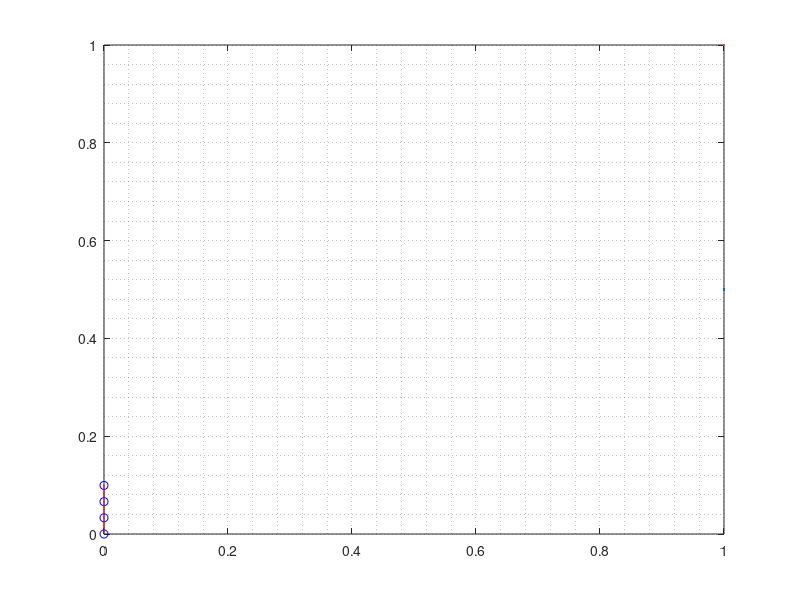

The MATLAB script that drew this image: (Note: this script raises an error after producing the figure.)
clear;

% addpath('./functions');

L  = 150e-3;                 % [m]
b  = 40e-3;                  % [m]
h  = 6e-3;                   % [m]

E = 5.0;
G = 1500;
R = 120;
GF = 2.13;

I = b*h^3/12;

m     = [1.0, 2.0, 3.0];        % [kg]
P     = m.*9.81;

mom   = P.* 0.15;               % [Nm] : 150 mm arm

def   = [2.67, 5.31, 8.40];     def = def.*1e-3;        % [m]
eout  = [0.34, 0.69, 1.08];

E1_nom = zeros(4,1);    E1_denom = zeros(4,1);
E2_nom = zeros(4,1);    E2_denom = zeros(4,1);
delta_R = zeros(3,1);   eps = zeros(3,1);   sig = zeros(3,1);

% why E1_nom = [0 E1_nom] doesn't work ?
for Idx = 2 : 4

    delta_R(Idx-1)  = 4*R*eout(Idx-1)/(E*G);
    eps(Idx-1)      = delta_R(Idx-1)/(R*GF);
    sig(Idx-1)      = mom(Idx-1) * (h/2) / I;

    E1_nom(Idx)   = P(Idx-1) * L^3;
    E1_denom(Idx) = 3 * def(Idx-1) * I;
    E2_nom(Idx)   = sig(Idx-1);
    E2_denom(Idx) = eps(Idx-1);
    
end

deg = 1;

E1_coef = polyfit(E1_denom, E1_nom, deg);
fitted_E1 = E1_coef(1) * E1_denom + E1_coef(2);
E2_coef = polyfit(E2_denom, E2_nom, deg);
fitted_E2 = E2_coef(1) * E2_denom + E2_coef(2);

figure;
plot(E1_denom, E1_nom, 'bo', lineWidth = 0.5);
hold on;
plot(E1_denom, fitted_E1, 'r-', lineWidth = 1.0);
grid minor;     legend('data point', 'fitted line', fontSize = 12);
title("E estimation");    xlabel("3\deltaI");     ylabel("PL^3");

figure;
plot(E2_denom, E2_nom, 'bo', lineWidth = 0.5);
hold on;
plot(E2_denom, fitted_E2, 'r-', lineWidth = 1.0);
grid minor;     legend('data point', 'fitted line', fontSize = 12);
title("E estimation");    xlabel("\epsilon");     ylabel("\sigma");


